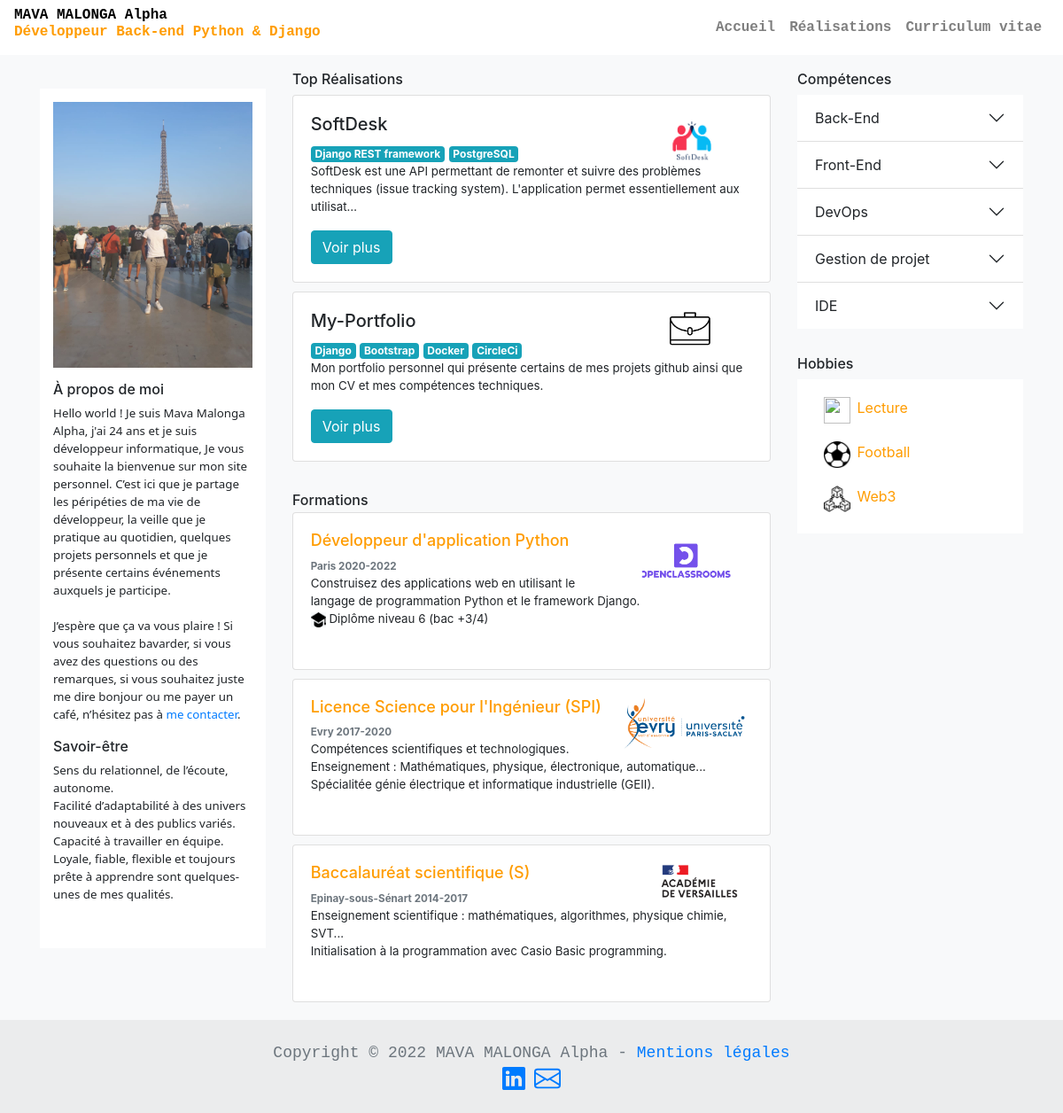
Before: / with the older database file.
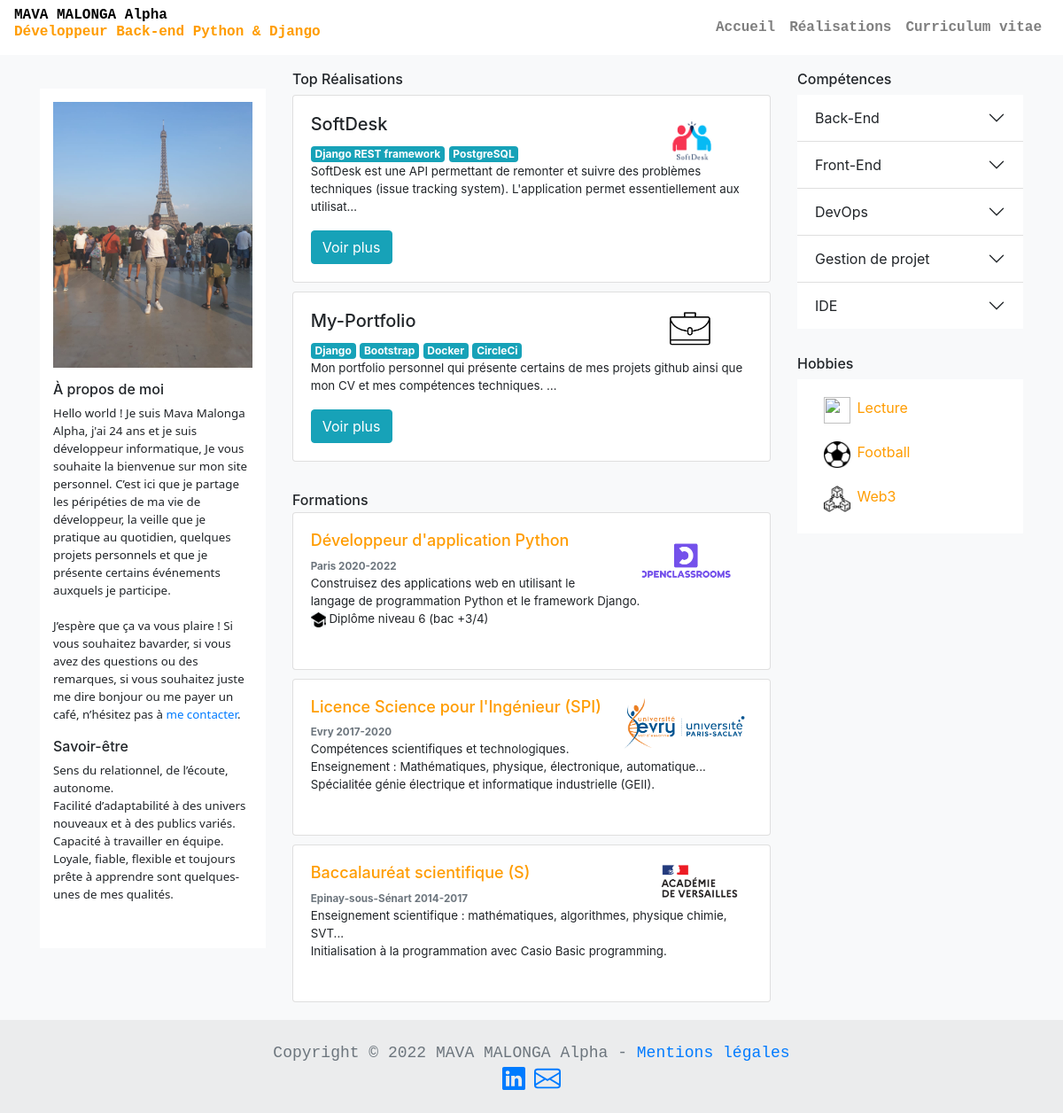
After: the same page with the newer database file.
### APIREST/models.py (models this page shows, shortened)
class Project(models.Model):
    title = models.CharField(max_length=128)
    description = models.TextField(max_length=5000)
    image = models.ForeignKey(Photo, null=True, on_delete=models.SET_NULL, blank=True)
    github = models.CharField(max_length=128)
    website = models.CharField(max_length=128)
    class Meta:
        ordering = ['-id']

class Photo(models.Model):
    title = models.CharField(max_length=50)
    image = models.ImageField()
    date_created = models.DateTimeField(auto_now_add=True)

### dashboard/views.py (the view)
# urls.py: path('', index, name='index'),
def index(request):
    curriculum_vitae = get_object_or_404(CVPDF, pk=1)
    my_objects = Project.objects.filter(pk__in=[2, 4])
    if not my_objects:
        raise Http404("Projects does not exist")
    projects = [{'project': project, 'badges': Badge.objects.filter(projects__id=project.id),
    'skills': Skill.objects.filter(projects__id=project.id)} for project in my_objects]
    return render(request, 'dashboard/index.html', {'projects': projects,
        'curriculum_vitae': curriculum_vitae})

### dashboard/templates/dashboard/index.html (shortened to what the changed rows need)
{% extends 'base.html' %}
{% block content %}
{% load static %}
<link rel="stylesheet" type="text/css" href="{% static '../../../../static/css/dashboard/about_me.css' %}">
<link rel="stylesheet" type="text/css" href="{% static '../../../../static/css/dashboard/top_projects.css' %}">
<link rel="stylesheet" type="text/css" href="{% static '../../../../static/css/dashboard/degrees.css' %}">
<link rel="stylesheet" type="text/css" href="{% static '../../../../static/css/dashboard/technos.css' %}">
<link rel="stylesheet" type="text/css" href="{% static '../../../../static/css/dashboard/hobbies.css' %}">
<div class="container-fluid bg-light" style="margin-top: 80px;">
  <div class="container">
    <div class="row">
        <div class="col-md-6">
          {% for project in projects %}
          <div class="container" id="container-top-projects">
            <div class="card">
              <div class="card-body">
                <div>
                  <img src="{{ project.project.image.image.url }}">
                  <h5>{{ project.project.title }}</h5>
                  <div>
                    {% for badge in project.badges %}
                    <span class="badge badge-info">{{ badge.name }}</span>
                    {% endfor %}
                  </div>
                </div>
                <p class="description">{{ project.project.description|truncatechars:155 }}</p>
                <button type="button" class="btn btn-info" data-toggle="modal" data-target="#{{ project.project.title }}">
                  Voir plus
                </button>
              </div>
            </div>
          </div>
          {% endfor %}
          <br>
        </div>
        <div class="col-md-3">
          <div class="accordion accordion-flush" id="accordionFlushExample">
            <div class="accordion-item">
              <h2 class="accordion-header" id="flush-headingOne">
                <button class="accordion-button collapsed" type="button" data-bs-toggle="collapse" data-bs-target="#flush-collapseOne" aria-expanded="false" aria-controls="flush-collapseOne">
                  Back-End
                </button>
              </h2>
            </div>
            <div class="accordion-item">
              <h2 class="accordion-header" id="flush-headingTwo">
                <button class="accordion-button collapsed" type="button" data-bs-toggle="collapse" data-bs-target="#flush-collapseTwo" aria-expanded="false" aria-controls="flush-collapseTwo">
                  Front-End
                </button>
              </h2>
            </div>
            <div class="accordion-item">
              <h2 class="accordion-header" id="panelsStayOpen-headingThree">
                <button class="accordion-button collapsed" type="button" data-bs-toggle="collapse" data-bs-target="#panelsStayOpen-collapseThree" aria-expanded="false" aria-controls="panelsStayOpen-collapseThree">
                  DevOps
                </button>
              </h2>
            </div>
            <div class="accordion-item">
              <h2 class="accordion-header" id="flush-headingThree">
                <button class="accordion-button collapsed" type="button" data-bs-toggle="collapse" data-bs-target="#flush-collapseThree" aria-expanded="false" aria-controls="flush-collapseThree">
                    Gestion de projet
                </button>
              </h2>
            </div>
            <div class="accordion-item">
              <h2 class="accordion-header" id="panelsStayOpen-headingFive">
                <button class="accordion-button collapsed" type="button" data-bs-toggle="collapse" data-bs-target="#panelsStayOpen-collapseFive" aria-expanded="false" aria-controls="panelsStayOpen-collapseFive">
                    IDE
                </button>
              </h2>
            </div>
        </div>
      </div>
    </div>
  </div>
</div>
{% endblock %}

Changed rows visible on the page:
changed Project "My-Portfolio": project.description "Mon portfolio personnel qui présente certains de mes projets github ainsi que mon CV et mes compétences techniques." → "Mon portfolio personnel qui présente certains de mes projets github ainsi que mon CV et mes compétences techniques. …"
